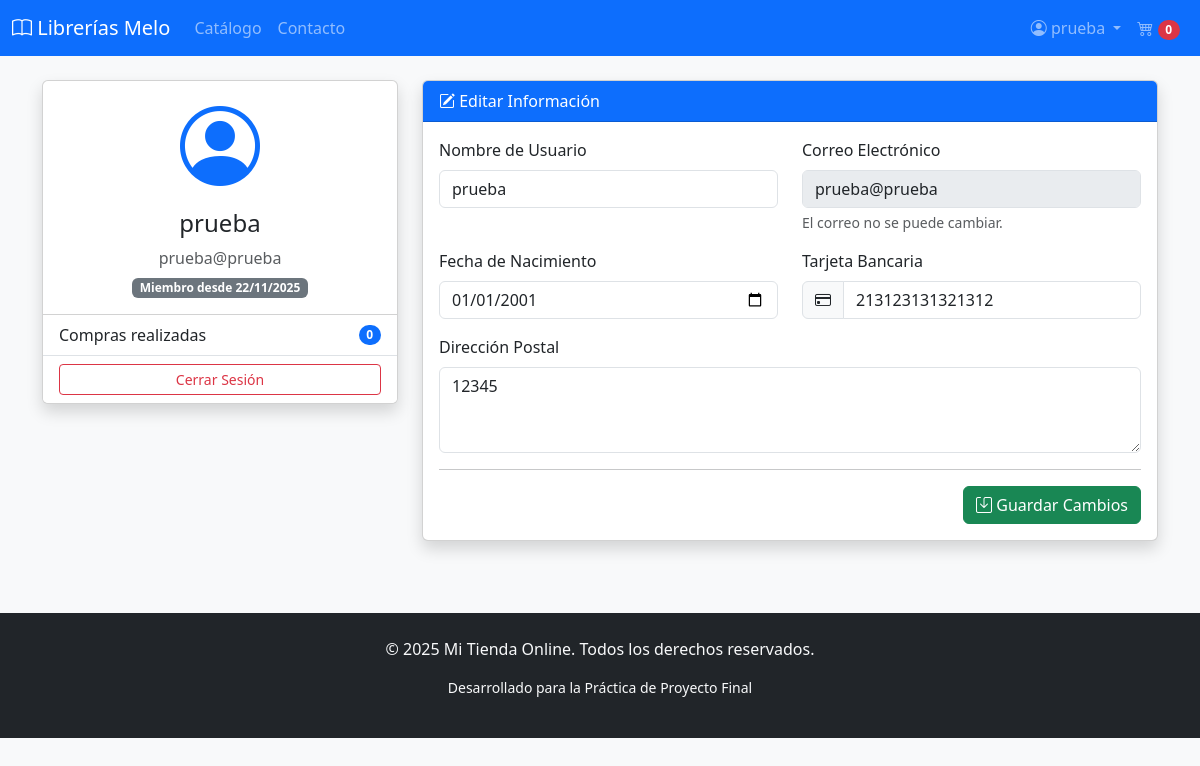
Page /index.php?page=perfil (signed in) on the committed database.
### tables this page shows
CREATE TABLE `Usuarios` (
  `id_usuario` int NOT NULL,
  `nombre_usuario` varchar(100) NOT NULL,
  `correo_electronico` varchar(150) DEFAULT NULL,
  `contrasena` varchar(255) NOT NULL,
  `fecha_nacimiento` date DEFAULT NULL,
  `numero_tarjeta_bancaria` varchar(20) DEFAULT NULL,
  `direccion_postal` varchar(255) DEFAULT NULL,
  `fecha_registro` datetime DEFAULT CURRENT_TIMESTAMP
);

### views/perfil.php (the view, shortened to what this page needs)
<?php
$id_usuario = $_SESSION['id_usuario'];
$sql = "SELECT * FROM `Usuarios` WHERE id_usuario = ?";
$stmt = $conn->prepare($sql);
$stmt->bind_param("i", $id_usuario);
$stmt->execute();
$resultado = $stmt->get_result();
$usuario = $resultado->fetch_assoc();
?>
<div class="row">
    <div class="col-md-4 mb-4">
        <div class="card shadow">
            <div class="card-body text-center">
                <div class="mb-3">
                    <i class="bi bi-person-circle display-1 text-primary"></i>
                </div>
                <h4><?php echo htmlspecialchars($usuario['nombre_usuario']); ?></h4>
                <p class="text-muted mb-1"><?php echo htmlspecialchars($usuario['correo_electronico']); ?></p>
                <span class="badge bg-secondary">Miembro desde <?php echo date('d/m/Y', strtotime($usuario['fecha_registro'])); ?></span>
            </div>
            <ul class="list-group list-group-flush">
                <li class="list-group-item d-flex justify-content-between align-items-center">
                    Compras realizadas
                    <span class="badge bg-primary rounded-pill">0</span> </li>
                <li class="list-group-item">
                    <a href="index.php?page=logout" class="btn btn-outline-danger w-100 btn-sm">Cerrar Sesión</a>
                </li>
            </ul>
        </div>
    </div>
    <div class="col-md-8">
        <div class="card shadow">
            <div class="card-header bg-primary text-white">
                <i class="bi bi-pencil-square"></i> Editar Información
            </div>
            <div class="card-body">
                <form action="" method="POST">
                    <div class="row mb-3">
                        <div class="col-md-6">
                            <label class="form-label">Nombre de Usuario</label>
                            <input type="text" name="nombre_usuario" class="form-control"
                                   value="<?php echo htmlspecialchars($usuario['nombre_usuario']); ?>" required>
                        </div>
                        <div class="col-md-6">
                            <label class="form-label">Correo Electrónico</label>
                            <input type="email" class="form-control"
                                   value="<?php echo htmlspecialchars($usuario['correo_electronico']); ?>" readonly disabled>
                            <div class="form-text">El correo no se puede cambiar.</div>
                        </div>
                    </div>
                    <div class="row mb-3">
                        <div class="col-md-6">
                            <label class="form-label">Fecha de Nacimiento</label>
                            <input type="date" name="fecha_nacimiento" class="form-control"
                                   value="<?php echo $usuario['fecha_nacimiento']; ?>">
                        </div>
                        <div class="col-md-6">
                            <label class="form-label">Tarjeta Bancaria</label>
                            <div class="input-group">
                                <span class="input-group-text"><i class="bi bi-credit-card"></i></span>
                                <input type="text" name="numero_tarjeta_bancaria" class="form-control"
                                       value="<?php echo htmlspecialchars($usuario['numero_tarjeta_bancaria']); ?>">
                            </div>
                        </div>
                    </div>
                    <div class="mb-3">
                        <label class="form-label">Dirección Postal</label>
                        <textarea name="direccion_postal" class="form-control" rows="3"><?php echo htmlspecialchars($usuario['direccion_postal']); ?></textarea>
                    </div>
                    <hr>
                    <div class="d-flex justify-content-end">
                        <button type="submit" class="btn btn-success">
                            <i class="bi bi-save"></i> Guardar Cambios
                        </button>
                    </div>
                </form>
            </div>
        </div>
    </div>
</div>

### templates/header.php (style rules this page uses)
body { display: flex; flex-direction: column; min-height: 100vh; background-color: #f8f9fa; }

### rows in the picture
usuarios: nombre_usuario "prueba", correo_electronico "prueba@prueba", fecha_registro "22/11/2025", fecha_nacimiento "01/01/2001", numero_tarjeta_bancaria "213123131321312", direccion_postal "12345"

### other values in the picture
$_SESSION['nombre_usuario'] "prueba"
$cart_count "0"
